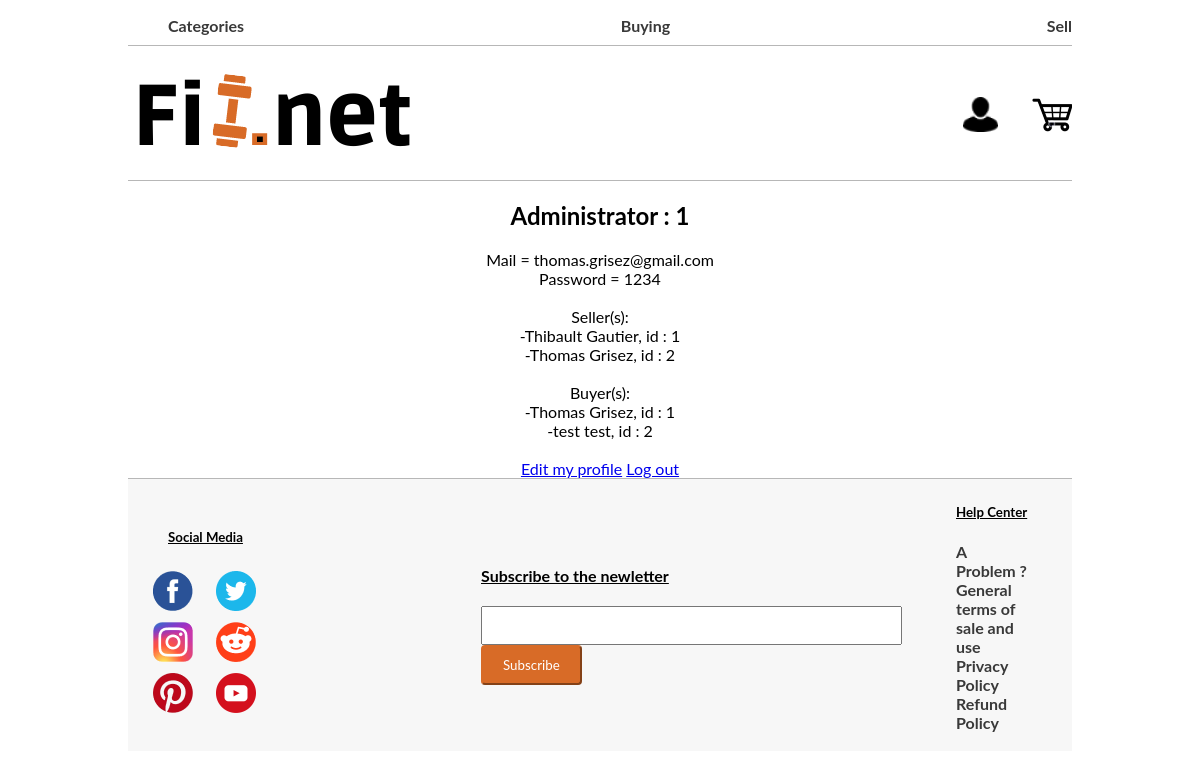
/PHP/adminProfile.php (signed in), run on the app's committed database.
### tables this page shows
CREATE TABLE IF NOT EXISTS `seller` (
  `id` int(11) NOT NULL AUTO_INCREMENT,
  `last_name` text NOT NULL,
  `first_name` text NOT NULL,
  `email` text NOT NULL,
  `password` text NOT NULL,
  `photo` text NOT NULL,
  `favorite_background` text NOT NULL,
  PRIMARY KEY (`id`)
);

CREATE TABLE IF NOT EXISTS `buyer` (
  `id` int(11) NOT NULL AUTO_INCREMENT,
  `last_name` text NOT NULL,
  `first_name` text NOT NULL,
  `address` text NOT NULL,
  `email` text NOT NULL,
  `password` int(11) NOT NULL,
  PRIMARY KEY (`id`)
);

### PHP/adminProfile.php (the view, shortened to what this page needs)
<!DOCTYPE html>
<html>
<head>
</head>
<body>
    <?php include 'header.php'?>
    <?php
        $mysqli = new mysqli('127.0.0.1','root', '', 'fitnet', NULL) or die("Connect failed");
    ?>
    <div class="profile" align="center">
        <h2>Administrator <?php echo " : ".$_SESSION['id']; ?></h2>
        Mail = <?php echo $_SESSION['email']; ?>
        <br>
        Password = <?php echo $_SESSION['password']; ?>
        <br><br>
        Seller(s):<br>
        <?php
            $query = $mysqli->query("SELECT last_name, first_name, id FROM seller");
            if($query->num_rows > 0){
                while($row = $query->fetch_assoc()){
                    echo "-".$row['first_name']." ".$row['last_name'].", id : ".$row['id']."<br>";
                }
            }
        ?>
        <br>
        Buyer(s):<br>
        <?php
            $query = $mysqli->query("SELECT last_name, first_name, id FROM buyer");
            if($query->num_rows > 0){
                while($row = $query->fetch_assoc()){
                    echo "-".$row['first_name']." ".$row['last_name'].", id : ".$row['id']."<br>";
                }
            }
        ?>
        <br>
        <a href="editAdmin.php">Edit my profile</a>
        <a href="logout.php">Log out</a>
    </div>
    <?php include 'footer.php'?>
</body>
</html>

### CSS/header.css (style rules this page uses)
body { font-family: lato; padding-right: 10%; padding-left: 10%; }

### data on the page
seller: first_name "Thibault", last_name "Gautier", id "1"
seller: first_name "Thomas", last_name "Grisez", id "2"
buyer: first_name "Thomas", last_name "Grisez", id "1"
buyer: first_name "test", last_name "test", id "2"

### other printed values
$_SESSION['id'] "1"
$_SESSION['email'] "thomas.grisez@gmail.com"
$_SESSION['password'] "1234"
